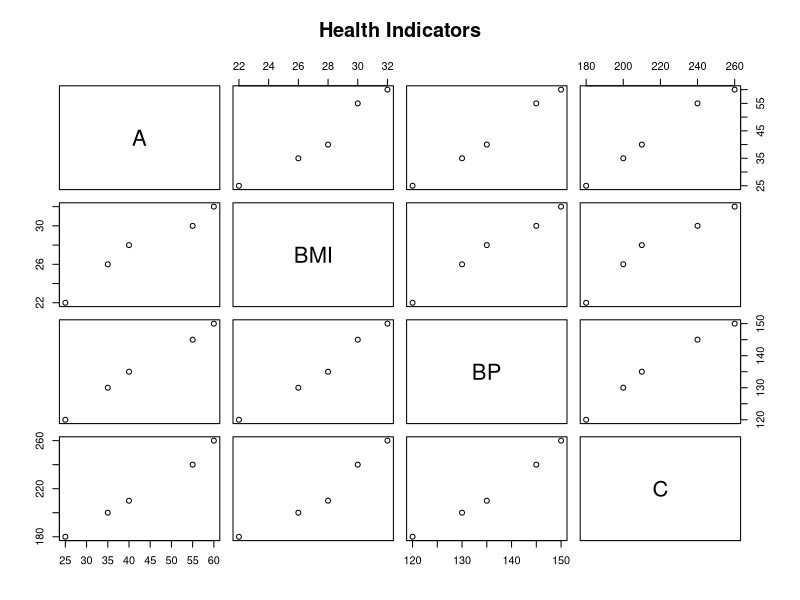
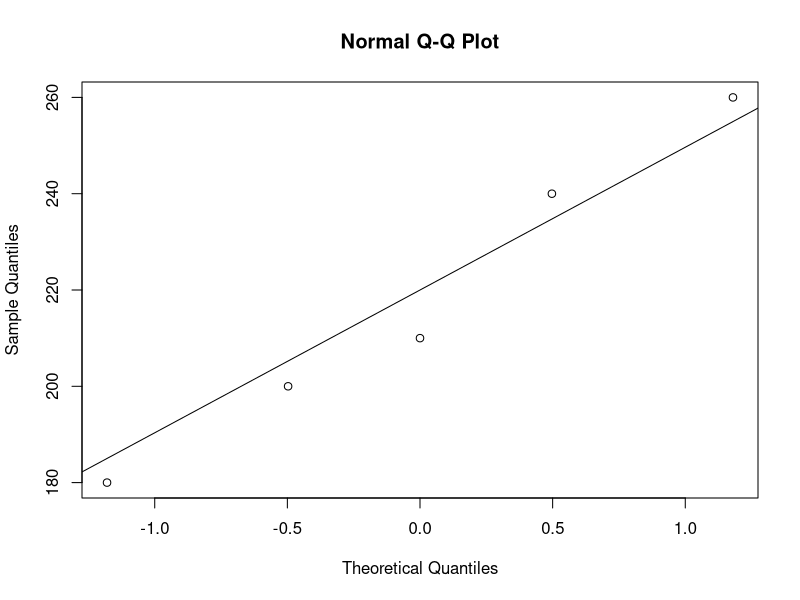
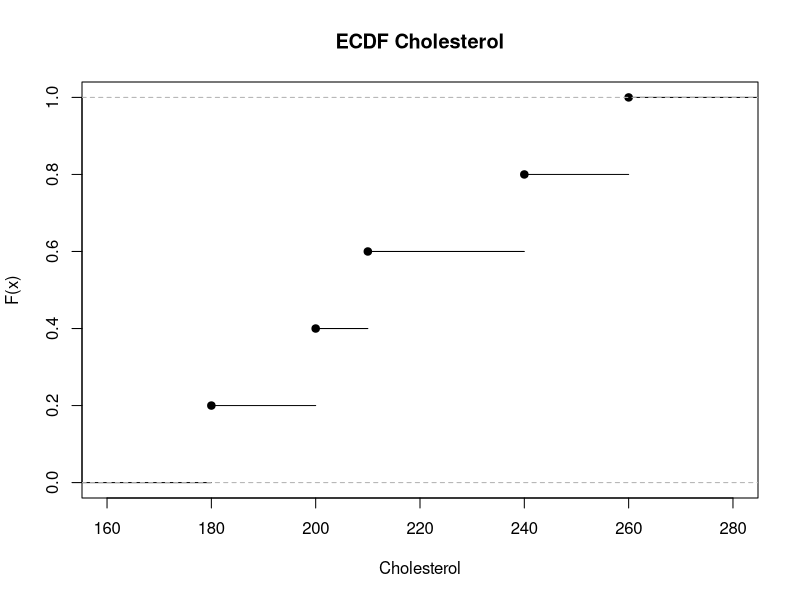
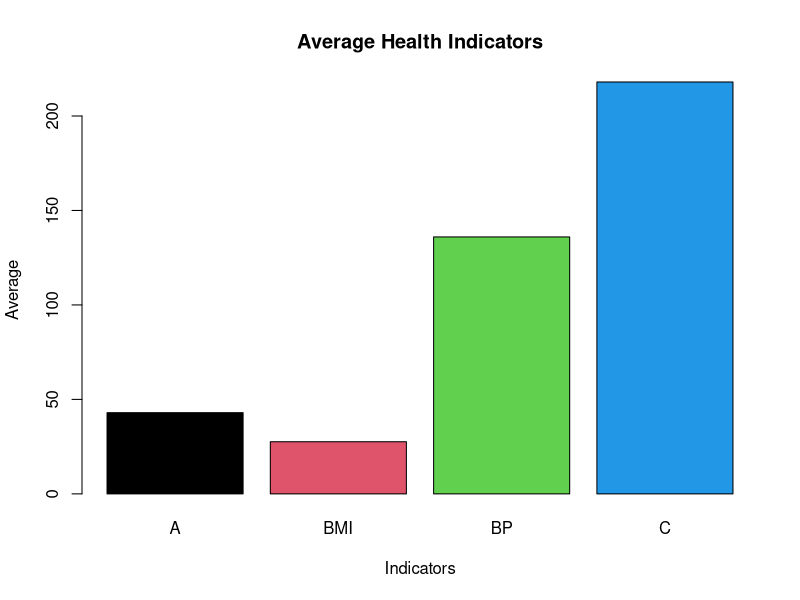

Here is the R script that generated these plots, in order:
d<-data.frame(A=c(25,40,55,35,60),BMI=c(22,28,30,26,32),
              BP=c(120,135,145,130,150),C=c(180,210,240,200,260))

pairs(d,main="Health Indicators")
qqnorm(d$C);qqline(d$C)
plot(ecdf(d$C),main="ECDF Cholesterol",xlab="Cholesterol",ylab="F(x)")

m<-colMeans(d)
barplot(m,main="Average Health Indicators",xlab="Indicators",
        ylab="Average",col=1:4)
